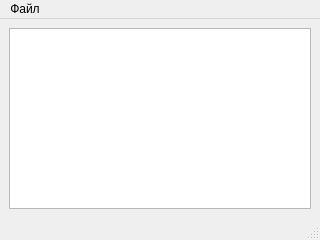
<?xml version="1.0" encoding="UTF-8"?>
<ui version="4.0">
 <class>MainWindow</class>
 <widget class="QMainWindow" name="MainWindow">
  <property name="geometry">
   <rect>
    <x>0</x>
    <y>0</y>
    <width>320</width>
    <height>240</height>
   </rect>
  </property>
  <property name="windowTitle">
   <string>MainWindow</string>
  </property>
  <widget class="QWidget" name="centralwidget">
   <layout class="QVBoxLayout" name="verticalLayout">
    <item>
     <widget class="QPlainTextEdit" name="plainTextEdit"/>
    </item>
   </layout>
  </widget>
  <widget class="QMenuBar" name="menubar">
   <property name="geometry">
    <rect>
     <x>0</x>
     <y>0</y>
     <width>320</width>
     <height>26</height>
    </rect>
   </property>
   <widget class="QMenu" name="menu">
    <property name="title">
     <string>Файл</string>
    </property>
    <addaction name="action"/>
    <addaction name="separator"/>
    <addaction name="action_3"/>
   </widget>
   <addaction name="menu"/>
  </widget>
  <widget class="QStatusBar" name="statusbar"/>
  <action name="action">
   <property name="text">
    <string>Сохранить</string>
   </property>
  </action>
  <action name="action_3">
   <property name="text">
    <string>Выход</string>
   </property>
  </action>
 </widget>
 <resources/>
 <connections/>
</ui>
